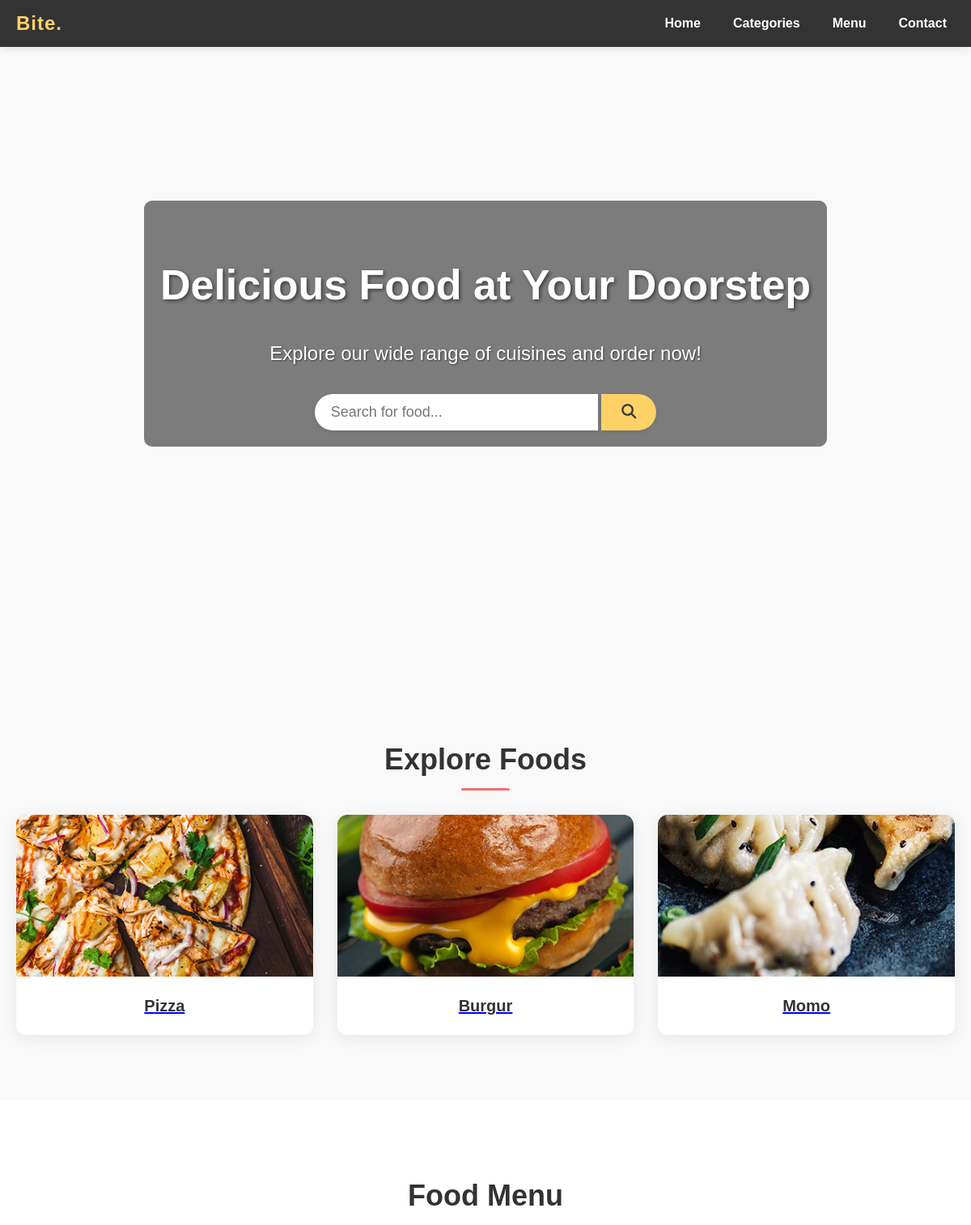
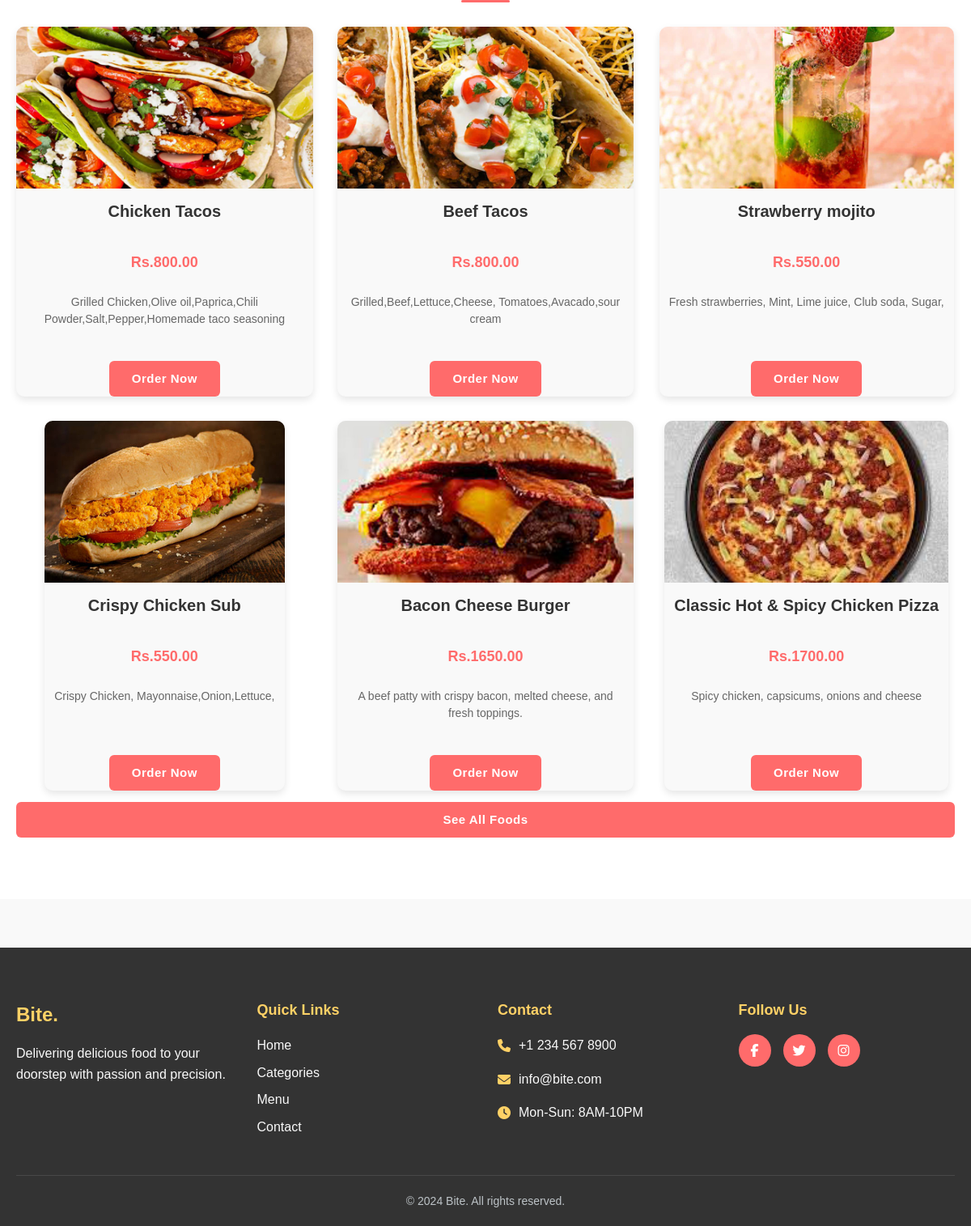
The page / on the database its author committed (2 pictures, top to bottom).
### tables this page shows
CREATE TABLE `tbl_category` (
  `id` int(10) UNSIGNED NOT NULL,
  `title` varchar(100) NOT NULL,
  `image_name` varchar(255) NOT NULL,
  `featured` varchar(10) NOT NULL,
  `active` varchar(10) NOT NULL,
  `date_modified` datetime NOT NULL DEFAULT CURRENT_TIMESTAMP
);

CREATE TABLE `tbl_food` (
  `id` int(10) UNSIGNED NOT NULL,
  `title` varchar(100) NOT NULL,
  `description` text NOT NULL,
  `price` decimal(10,2) NOT NULL,
  `image_name` varchar(255) NOT NULL,
  `category_id` int(10) UNSIGNED NOT NULL,
  `featured` varchar(10) NOT NULL,
  `active` varchar(10) NOT NULL
);

### index.php (the view, shortened to what this page needs)
<?php
include('partials-front/menu.php');
?>
<header class="main-header">
    <div class="container header-container">
        <div class="logo-container">
            <h1 class="logo">Bite.</h1>
        </div>
        <nav>
            <ul>
                <li><a href="index.php">Home</a></li>
                <li><a href="categories.php">Categories</a></li>
                <li><a href="foods.php">Menu</a></li>
                <li><a href="contact.php">Contact</a></li>
            </ul>
        </nav>
    </div>
</header>
<section id="home" class="hero">
    <video autoplay loop muted playsinline class="hero-video">
        <source src="images\bg-vedio.mp4" type="video/mp4">
    </video>
    <div class="hero-content">
        <h2>Delicious Food at Your Doorstep</h2>
        <p>Explore our wide range of cuisines and order now!</p>
        <div class="search-container">
            <form action="<?php echo SITEURL; ?>food-search.php" method="POST">
                <input type="search" name="search" placeholder="Search for food..." class="search-input" required>
                <button type="submit" name="submit" class="search-btn"><i class="fas fa-search"></i></button>
            </form>
        </div>
    </div>
</section>
<section id="categories" class="categories">
    <div class="container">
        <h2 class="section-title">Explore Foods</h2>
        <div class="category-grid">
            <?php
            $sql = "SELECT * FROM tbl_category WHERE active='Yes' AND featured='Yes' LIMIT 3";
            $res = mysqli_query($conn, $sql);
            if($res==TRUE) {
                $count = mysqli_num_rows($res);
                if($count>0) {
                    while($row=mysqli_fetch_assoc($res)) {
                        $id = $row['id'];
                        $title = $row['title'];
                        $image_name = $row['image_name'];
                        ?>
                        <a href="<?php echo SITEURL; ?>category-foods.php?category_id=<?php echo $id; ?>" class="category-item">
                            <?php
                            if($image_name=="") {
                                echo "<div class='error'>Image not Available</div>";
                            } else {
                                ?>
                                <img src="<?php echo SITEURL; ?>images/category/<?php echo $image_name; ?>" alt="<?php echo $title; ?>" class="category-img">
                                <?php
                            }
                            ?>
                            <h3 class="category-title"><?php echo $title; ?></h3>
                        </a>
                        <?php
                    }
                } else {
                    echo "<div class='error'>Category not Added.</div>";
                }
            }
            ?>
        </div>
    </div>
</section>
<section id="menu" class="food-menu">
    <div class="container">
        <h2 class="section-title">Food Menu</h2>
        <div class="menu-grid">
            <?php
            $sql2 = "SELECT * FROM tbl_food WHERE active='Yes' AND featured='Yes' LIMIT 6";
            $res2 = mysqli_query($conn, $sql2);
            $count2 = mysqli_num_rows($res2);
            if($count2>0) {
                while($row=mysqli_fetch_assoc($res2)) {
                    $id = $row['id'];
                    $title = $row['title'];
                    $price = $row['price'];
                    $description = $row['description'];
                    $image_name = $row['image_name'];
                    ?>
                    <div class="food-item">
                        <?php
                        if($image_name=="") {
                            echo "<div class='error'>Image not available.</div>";
                        } else {
                            ?>
                            <img src="<?php echo SITEURL; ?>images/food/<?php echo $image_name; ?>" alt="<?php echo $title; ?>" class="food-img">
                            <?php
                        }
                        ?>
                        <h3 class="food-title"><?php echo $title; ?></h3>
                        <p class="food-price">Rs.<?php echo $price; ?></p>
                        <p class="food-description"><?php echo $description; ?></p>
                        <a href="<?php echo SITEURL; ?>order.php?food_id=<?php echo $id; ?>" class="btn btn-primary">Order Now</a>
                    </div>
                    <?php
                }
            } else {
                echo "<div class='error'>Food not available.</div>";
            }
            ?>
        </div>
        <p class="text-center">
            <a href="<?php echo SITEURL; ?>foods.php" class="btn btn-primary">See All Foods</a>
        </p>
    </div>
</section>
<?php include('partials-front/footer.php'); ?>

### partials-front/menu.php (shortened to what this page needs)
<!DOCTYPE html>
<html lang="en">
<head>
    <link rel="stylesheet" href="partials-front\css\styles.css">
    <link rel="stylesheet" href="https://cdnjs.cloudflare.com/ajax/libs/font-awesome/6.0.0-beta3/css/all.min.css">
    <link rel="stylesheet" href="https://cdnjs.cloudflare.com/ajax/libs/aos/2.3.4/aos.css">
</head>
<body>

### partials-front/footer.php (shortened to what this page needs)
<footer class="main-footer">
    <div class="container">
        <div class="footer-content">
            <div class="footer-section">
                <h3>Bite.</h3>
                <p>Delivering delicious food to your doorstep with passion and precision.</p>
            </div>
            <div class="footer-section">
                <h4>Quick Links</h4>
                <ul>
                    <li><a href="index.php">Home</a></li>
                    <li><a href="categories.php">Categories</a></li>
                    <li><a href="foods.php">Menu</a></li>
                    <li><a href="contact.php">Contact</a></li>
                </ul>
            </div>
            <div class="footer-section">
                <h4>Contact</h4>
                <div class="contact-info">
                    <p><i class="fas fa-phone"></i> +1 234 567 8900</p>
                    <p><i class="fas fa-envelope"></i> info@bite.com</p>
                    <p><i class="fas fa-clock"></i> Mon-Sun: 8AM-10PM</p>
                </div>
            </div>
            <div class="footer-section">
                <h4>Follow Us</h4>
                <div class="social-links">
                    <a href="#" aria-label="Facebook"><i class="fab fa-facebook-f"></i></a>
                    <a href="#" aria-label="Twitter"><i class="fab fa-twitter"></i></a>
                    <a href="#" aria-label="Instagram"><i class="fab fa-instagram"></i></a>
                </div>
            </div>
        </div>
        <div class="footer-bottom">
            <p>&copy; 2024 Bite. All rights reserved.</p>
        </div>
    </div>
</footer>

### partials-front/footer.php (style rules this page uses)
.main-footer { background-color: #333; color: #fff; padding: 40px 0 20px; margin-top: 60px; }
.footer-content { display: grid; grid-template-columns: repeat(auto-fit, minmax(250px, 1fr)); gap: 30px; margin-bottom: 30px; }
.footer-section h3 { color: #ffd166; font-size: 24px; margin-bottom: 15px; font-weight: 700; }
.footer-section h4 { color: #ffd166; font-size: 18px; margin-bottom: 15px; font-weight: 600; }
.footer-section p { color: #f9f9f9; line-height: 1.6; margin-bottom: 10px; }
.footer-section ul { list-style: none; padding: 0; }
.footer-section ul li { margin-bottom: 8px; }
.footer-section ul li a { color: #f9f9f9; text-decoration: none; transition: color 0.3s ease; }
.contact-info p { display: flex; align-items: center; margin-bottom: 8px; }
.contact-info i { color: #ffd166; margin-right: 10px; width: 16px; }
.social-links { display: flex; gap: 15px; }
.social-links a { display: flex; align-items: center; justify-content: center; width: 40px; height: 40px; background-color: #ff6b6b; color: #fff; border-radius: 50%; text-decoration: none; transition: all 0.3s ease; }
.footer-bottom { border-top: 1px solid rgba(255, 255, 255, 0.1); padding-top: 20px; text-align: center; }
.footer-bottom p { color: #bdc3c7; font-size: 14px; margin: 0; }

### rows shown on the page
tbl_category: image_name (picture), title "Pizza"
tbl_category: image_name (picture), title "Burgur"
tbl_category: image_name (picture), title "Momo"
tbl_food: image_name (picture), title "Chicken Tacos", price "800.00", description "Grilled Chicken,Olive oil,Paprica,Chili Powder,Salt,Pepper,Homemade taco seasoning"
tbl_food: image_name (picture), title "Beef Tacos", price "800.00", description "Grilled,Beef,Lettuce,Cheese, Tomatoes,Avacado,sour cream"
tbl_food: image_name (picture), title "Strawberry mojito", price "550.00", description "Fresh strawberries, Mint, Lime juice, Club soda, Sugar,"
tbl_food: image_name (picture), title "Crispy Chicken Sub", price "550.00", description "Crispy Chicken, Mayonnaise,Onion,Lettuce,"
tbl_food: image_name (picture), title "Bacon Cheese Burger", price "1650.00", description "A beef patty with crispy bacon, melted cheese, and fresh toppings."
tbl_food: image_name (picture), title "Classic Hot & Spicy Chicken Pizza", price "1700.00", description "Spicy chicken, capsicums, onions and cheese"
